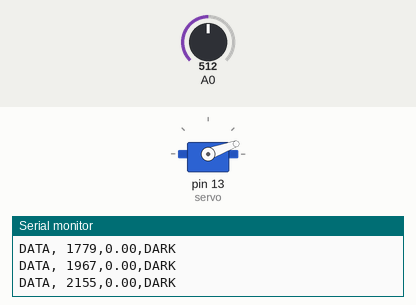
Simulated run of this sketch. Board: Arduino Uno, built with avr-gcc and run on an emulated ATmega328P. Parts: servo, the last lines printed to the serial monitor. Inputs (shaded band) come from the test bench; at power-on: A0 = 512.

Above: at 2.2 s.
2.3 s: A0 set to 486
3.8 s: A0 set to 510
At 4.59 s:
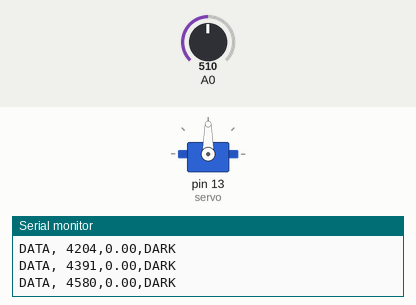
At 5.81 s:
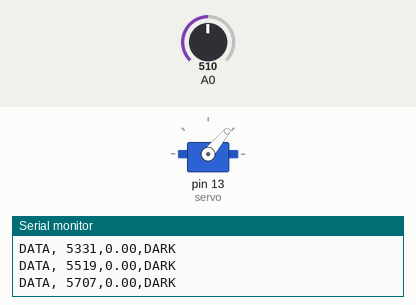
6.8 s: A0 set to 490
Timing chart, 0 to 9.8 s (numbered marks = the images above; inputs shaded):
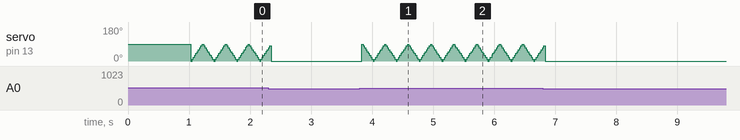

The sketch:

fin_8_line.ino
```cpp
#include <Servo.h>
#include <Wire.h>
#include <VL53L0X.h>
#include <IRremote.h>
#include <I2Cdev.h>
#include <MPU9250.h>

int MAXA = 90;        // 원하는 최대 각도

MPU9250 accelgyro;
I2Cdev   I2C_M;
Servo servo;

  // -------------------- 변수 ----------------------------------

int angle = 0;      // angle은 모터 각도, al은 average length, T는 주기
int k = 0, i= 1, j = 2;    // l, i, j, t는 숫자 카운팅 변수
float summm = 0;              // summ은 지금의 높이의 합, aver는 지금의 3개의 값의 평균
float average[1000];        // 평균값 집합 ( 1000 -> 500 )

unsigned long timer = 0;      // timer, 편의성을 위해 설정

int16_t ax, ay, az;         //함수의 이용을 위해 변수 설정
int16_t gx, gy, gz;
int16_t   mx, my, mz;

float Axyz[3];          // z축 인식 변수
  // ------------------------------------------------------------

void setup()
{
  // -----------setting------------
  Serial.begin(9600);
  Wire.begin();
  // ------------------------------

  // ------------servo-------------
  servo.attach(13, 544, 2400);
  pinMode(13, OUTPUT);
  // ------------------------------

  // ------------sensor------------
  pinMode(A0, INPUT);
  // ------------------------------

  // ------------accel-------------
  Serial.println("Initializing I2C devices...");
  accelgyro.initialize();
  Serial.println("Testing device connections...");
  Serial.println(accelgyro.testConnection() ? "MPU9250 connection successful" : "MPU9250 connection failed");

  delay(1000);
  Serial.println("     ");

  Serial.println("CLEARDATA");
  Serial.println("LABEL, TIME, Y, CONDITION");
  // ------------------------------
}

void loop()
{
  int SENSOR = analogRead(A0);

  servo.write(0);

  getAccel_Data();

  timer = millis();

  Serial.print("DATA, ");
  Serial.print(timer);
  Serial.print(",");
  Serial.print(Axyz[1]);
  Serial.print(",");
  if(SENSOR < 500)
  {
    Serial.println("WHITE");
  }
  else if(SENSOR > 500)
  {
    Serial.println("DARK");
  }


  // -------------------------moter---------------------------
  if(SENSOR > 500)
  {
    if(angle == 0)
    {
      for(angle = 0 ; angle < MAXA ; angle ++)
      {
        servo.write(angle);
        delay(2);
      }
    }
    else if(angle == MAXA)
    {
      for(angle = MAXA ; angle > 0 ; angle--)
      {
        servo.write(angle);
        delay(2);
      }
    }
  }
  // -----------------------------------------------------------
}

void getAccel_Data(void)
{
    accelgyro.getMotion9(&ax, &ay, &az, &gx, &gy, &gz, &mx, &my, &mz);
    Axyz[0] = (double) ax / 16384;
    Axyz[1] = (double) ay / 16384;
    Axyz[2] = (double) az / 16384;}
```
